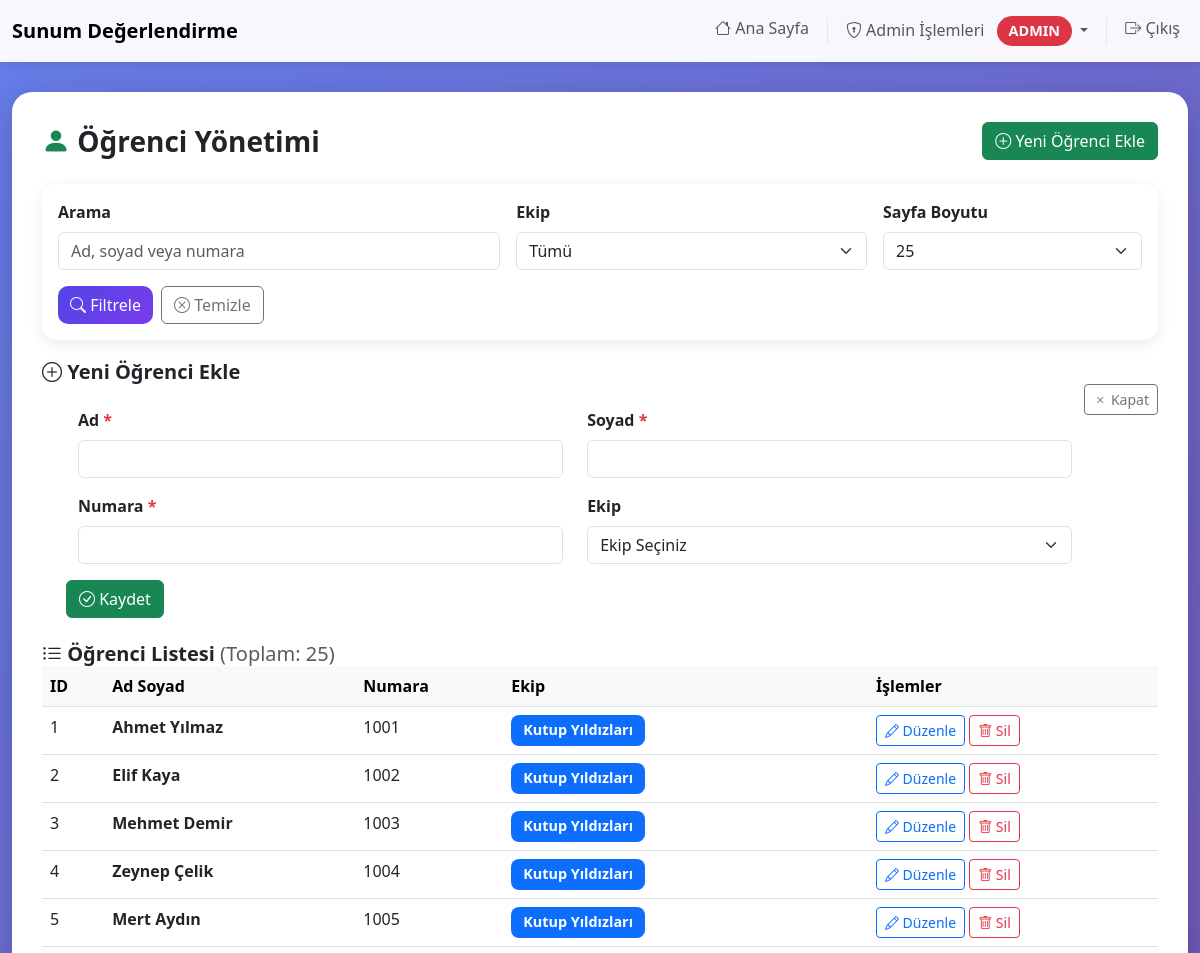
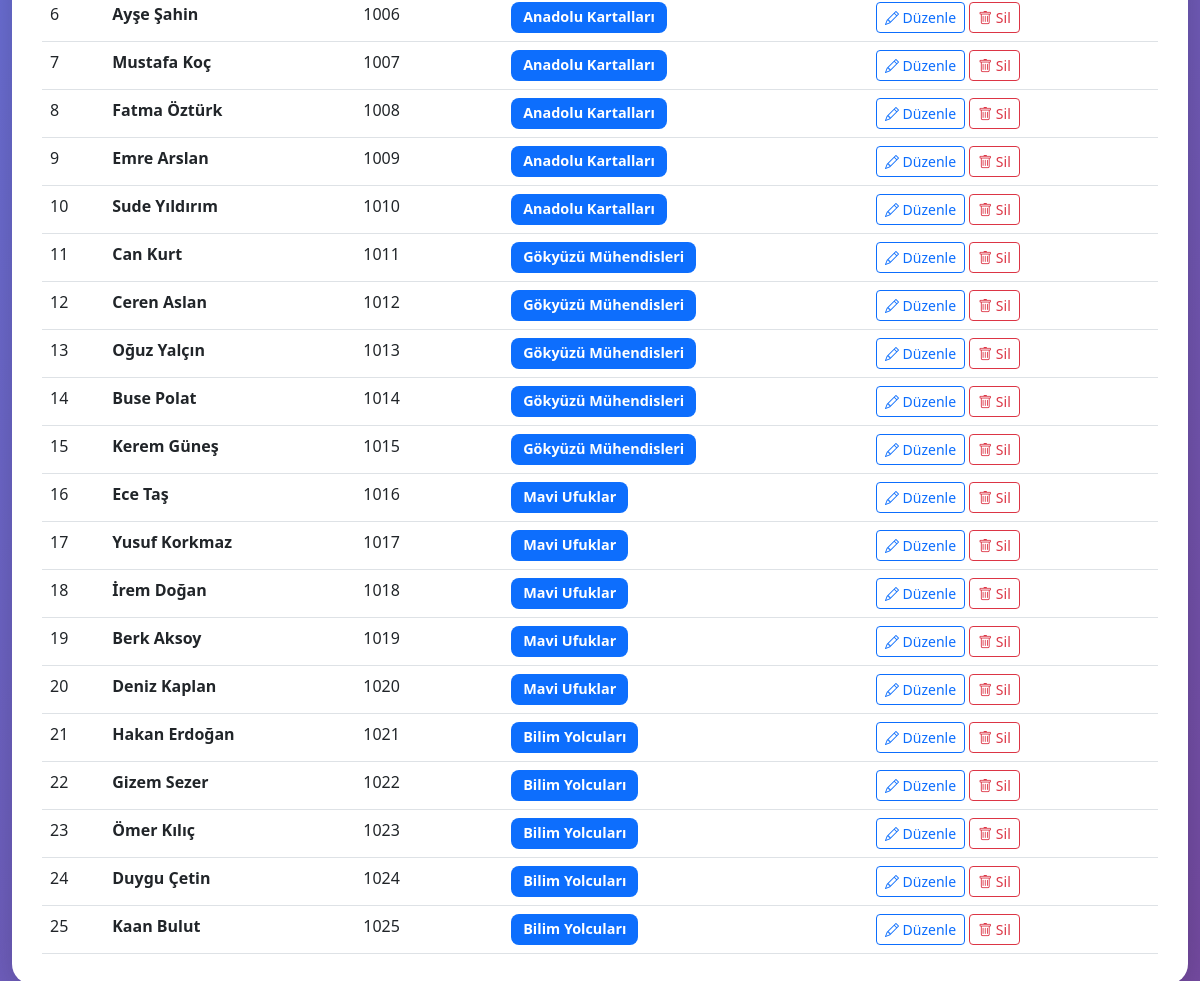
Screenshot of /admin/ogrenci (signed in) with the database file from the repository (2 pictures, top to bottom).
### sunum_app/models.py (models this page shows, shortened)
class Ogrenci(db.Model):
    id = db.Column(db.Integer, primary_key=True)
    ad = db.Column(db.String(100), nullable=False)
    soyad = db.Column(db.String(100), nullable=False)
    numara = db.Column(db.String(20), unique=True, nullable=False)
    ekip_id = db.Column(db.Integer, db.ForeignKey("ekip.id"), nullable=True)
    yaptigi_degerlendirmeler = db.relationship(
        "Degerlendirme", backref="degerlendiren_ogrenci", lazy=True
    )
    @property
    def tam_ad(self) -> str:
        return f"{self.ad} {self.soyad}"

class Ekip(db.Model):
    id = db.Column(db.Integer, primary_key=True)
    isim = db.Column(db.String(200), nullable=False)
    aciklama = db.Column(db.Text)
    ogrenciler = db.relationship("Ogrenci", backref="ekip", lazy=True)
    sunumlar = db.relationship("Sunum", backref="ekip", lazy=True)

### sunum_app/controllers.py (the view, shortened to what this page needs)
class AdminOgrenciView(MethodView):
    decorators = [login_required]
    def get(self):
        if not current_user.is_admin:
            return redirect(url_for("index"))
        q = (request.args.get("q") or "").strip()
        ekip_id = (request.args.get("ekip_id") or "").strip()
        try:
            page = int(request.args.get("page", 1))
        except (TypeError, ValueError):
            page = 1
        try:
            per_page = int(request.args.get("per_page", 25))
        except (TypeError, ValueError):
            per_page = 25
        if per_page not in (10, 25, 50, 100):
            per_page = 25
        query = Ogrenci.query
        if ekip_id:
            try:
                ekip_id_int = int(ekip_id)
                query = query.filter(Ogrenci.ekip_id == ekip_id_int)
            except (TypeError, ValueError):
                ekip_id = ""
        query = query.order_by(Ogrenci.id.asc())
        pagination = query.paginate(page=page, per_page=per_page, error_out=False)
        ekipler = Ekip.query.order_by(Ekip.isim.asc()).all()
        return render_template(
            "admin_ogrenci.html",
            ogrenciler=pagination.items,
            ekipler=ekipler,
            pagination=pagination,
            q=q,
            ekip_id=ekip_id,
            per_page=per_page,
        )

### templates/admin_ogrenci.html (shortened to what this page needs)
{% extends 'base.html' %}
{% block content %}
<div class="d-flex justify-content-between align-items-center mb-4">
    <h3 class="fw-bold mb-0">
        <i class="bi bi-person-fill text-success"></i> Öğrenci Yönetimi
    </h3>
    <button class="btn btn-success" onclick="toggleForm()">
        <i class="bi bi-plus-circle"></i> Yeni Öğrenci Ekle
    </button>
</div>
<div class="card border-0" style="box-shadow: 0 4px 15px rgba(0,0,0,0.08); border-radius: 15px; margin-bottom: 20px;">
    <div class="card-body">
        <form method="GET" action="{{ url_for('admin_ogrenci') }}" class="row g-3 align-items-end">
            <div class="col-md-5">
                <label class="form-label fw-bold">Arama</label>
                <input type="text" class="form-control" name="q" value="{{ q or '' }}" placeholder="Ad, soyad veya numara">
            </div>
            <div class="col-md-4">
                <label class="form-label fw-bold">Ekip</label>
                <select class="form-select" name="ekip_id">
                    <option value="" {% if not ekip_id %}selected{% endif %}>Tümü</option>
                </select>
            </div>
            <div class="col-md-3">
                <label class="form-label fw-bold">Sayfa Boyutu</label>
                <select class="form-select" name="per_page">
                    {% for n in [10, 25, 50, 100] %}
                        <option value="{{ n }}" {% if per_page == n %}selected{% endif %}>{{ n }}</option>
                    {% endfor %}
                </select>
            </div>
            <div class="col-12 d-flex gap-2">
                <button type="submit" class="btn btn-primary">
                    <i class="bi bi-search"></i> Filtrele
                </button>
                <a class="btn btn-outline-secondary" href="{{ url_for('admin_ogrenci') }}">
                    <i class="bi bi-x-circle"></i> Temizle
                </a>
            </div>
        </form>
    </div>
</div>
<div class="form-card" id="ogrenciForm">
    <div class="list-header">
        <h5 class="mb-0 fw-bold">
            <i class="bi bi-plus-circle"></i> Yeni Öğrenci Ekle
        </h5>
        <button class="btn btn-sm btn-outline-secondary float-end" onclick="toggleForm()">
            <i class="bi bi-x"></i> Kapat
        </button>
    </div>
    <div class="card-body p-4">
        <form method="POST" action="{{ url_for('admin_ogrenci') }}">
            <div class="row">
                <div class="col-md-6 mb-3">
                    <label class="form-label fw-bold">Ad <span class="text-danger">*</span></label>
                    <input type="text" class="form-control" name="ad" required>
                </div>
                <div class="col-md-6 mb-3">
                    <label class="form-label fw-bold">Soyad <span class="text-danger">*</span></label>
                    <input type="text" class="form-control" name="soyad" required>
                </div>
                <div class="col-md-6 mb-3">
                    <label class="form-label fw-bold">Numara <span class="text-danger">*</span></label>
                    <input type="text" class="form-control" name="numara" required>
                </div>
                <div class="col-md-6 mb-3">
                    <label class="form-label fw-bold">Ekip</label>
                    <select class="form-select" name="ekip_id">
                        <option value="">Ekip Seçiniz</option>
                    </select>
                </div>
            </div>
            <button type="submit" class="btn btn-success">
                <i class="bi bi-check-circle"></i> Kaydet
            </button>
        </form>
    </div>
</div>
<div class="list-card">
    <div class="list-header">
        <h5 class="mb-0 fw-bold">
            <i class="bi bi-list-ul"></i> Öğrenci Listesi
            {% if pagination %}
                <span class="text-muted fw-normal">(Toplam: {{ pagination.total }})</span>
            {% else %}
                <span class="text-muted fw-normal">({{ ogrenciler|length }})</span>
            {% endif %}
        </h5>
    </div>
    <div class="card-body p-0">
        {% if ogrenciler %}
        <div class="table-responsive">
            <table class="table table-hover mb-0">
                <thead class="table-light">
                    <tr>
                        <th>ID</th>
                        <th>Ad Soyad</th>
                        <th>Numara</th>
                        <th>Ekip</th>
                        <th>İşlemler</th>
                    </tr>
                </thead>
                <tbody>
                    {% for ogrenci in ogrenciler %}
                    <tr>
                        <td>{{ ogrenci.id }}</td>
                        <td><strong>{{ ogrenci.tam_ad }}</strong></td>
                        <td>{{ ogrenci.numara }}</td>
                        <td>
                            {% if ogrenci.ekip %}
                                <span class="badge bg-primary">{{ ogrenci.ekip.isim }}</span>
                            {% else %}
                                <span class="text-muted">-</span>
                            {% endif %}
                        </td>
                        <td>
                            <button class="btn btn-sm btn-outline-primary" onclick="editOgrenci({{ ogrenci.id }}, {{ ogrenci.ad|tojson }}, {{ ogrenci.soyad|tojson }}, {{ ogrenci.numara|tojson }}, {{ ogrenci.ekip_id|tojson }})">
                                <i class="bi bi-pencil"></i> Düzenle
                            </button>
                            <form method="POST" action="{{ url_for('admin_ogrenci') }}" style="display: inline;" onsubmit="return confirm('Bu öğrenciyi silmek istediğinize emin misiniz?');">
                                <button type="submit" class="btn btn-sm btn-outline-danger">
                                    <i class="bi bi-trash"></i> Sil
                                </button>
                            </form>
                        </td>
                    </tr>
                    {% endfor %}
                </tbody>
            </table>
        </div>
        {% else %}
        <div class="text-center py-5">
            <i class="bi bi-inbox" style="font-size: 3rem; color: #ccc;"></i>
            <p class="text-muted mt-3">Henüz öğrenci eklenmemiş.</p>
        </div>
        {% endif %}
    </div>
</div>
{% endblock %}

### templates/base.html (style rules this page uses)
:root { --primary-color: #4f46e5; --secondary-color: #7c3aed; }
body { background: linear-gradient(135deg, #667eea 0%, #764ba2 100%); min-height: 100vh; font-family: 'Segoe UI', Tahoma, Geneva, Verdana, sans-serif; }
.card { border: none; border-radius: 15px; box-shadow: 0 4px 15px rgba(0,0,0,0.1); transition: transform 0.3s; margin-bottom: 20px; }
.btn-primary { background: linear-gradient(135deg, var(--primary-color) 0%, var(--secondary-color) 100%); border: none; border-radius: 10px; }
.badge { padding: 8px 12px; border-radius: 8px; font-size: 0.9rem; }

### rows the page displays
Ogrenci: id "1", tam_ad "Ahmet Yılmaz", numara "1001", ekip.isim "Kutup Yıldızları"
Ogrenci: id "2", tam_ad "Elif Kaya", numara "1002", ekip.isim "Kutup Yıldızları"
Ogrenci: id "3", tam_ad "Mehmet Demir", numara "1003", ekip.isim "Kutup Yıldızları"
Ogrenci: id "4", tam_ad "Zeynep Çelik", numara "1004", ekip.isim "Kutup Yıldızları"
Ogrenci: id "5", tam_ad "Mert Aydın", numara "1005", ekip.isim "Kutup Yıldızları"
Ogrenci: id "6", tam_ad "Ayşe Şahin", numara "1006", ekip.isim "Anadolu Kartalları"
Ogrenci: id "7", tam_ad "Mustafa Koç", numara "1007", ekip.isim "Anadolu Kartalları"
Ogrenci: id "8", tam_ad "Fatma Öztürk", numara "1008", ekip.isim "Anadolu Kartalları"
Ogrenci: id "9", tam_ad "Emre Arslan", numara "1009", ekip.isim "Anadolu Kartalları"
Ogrenci: id "10", tam_ad "Sude Yıldırım", numara "1010", ekip.isim "Anadolu Kartalları"
Ogrenci: id "11", tam_ad "Can Kurt", numara "1011", ekip.isim "Gökyüzü Mühendisleri"
Ogrenci: id "12", tam_ad "Ceren Aslan", numara "1012", ekip.isim "Gökyüzü Mühendisleri"
Ogrenci: id "13", tam_ad "Oğuz Yalçın", numara "1013", ekip.isim "Gökyüzü Mühendisleri"
Ogrenci: id "14", tam_ad "Buse Polat", numara "1014", ekip.isim "Gökyüzü Mühendisleri"
Ogrenci: id "15", tam_ad "Kerem Güneş", numara "1015", ekip.isim "Gökyüzü Mühendisleri"
Ogrenci: id "16", tam_ad "Ece Taş", numara "1016", ekip.isim "Mavi Ufuklar"
Ogrenci: id "17", tam_ad "Yusuf Korkmaz", numara "1017", ekip.isim "Mavi Ufuklar"
Ogrenci: id "18", tam_ad "İrem Doğan", numara "1018", ekip.isim "Mavi Ufuklar"
Ogrenci: id "19", tam_ad "Berk Aksoy", numara "1019", ekip.isim "Mavi Ufuklar"
Ogrenci: id "20", tam_ad "Deniz Kaplan", numara "1020", ekip.isim "Mavi Ufuklar"
Ogrenci: id "21", tam_ad "Hakan Erdoğan", numara "1021", ekip.isim "Bilim Yolcuları"
Ogrenci: id "22", tam_ad "Gizem Sezer", numara "1022", ekip.isim "Bilim Yolcuları"
Ogrenci: id "23", tam_ad "Ömer Kılıç", numara "1023", ekip.isim "Bilim Yolcuları"
Ogrenci: id "24", tam_ad "Duygu Çetin", numara "1024", ekip.isim "Bilim Yolcuları"
Ogrenci: id "25", tam_ad "Kaan Bulut", numara "1025", ekip.isim "Bilim Yolcuları"

### other values shown
{{ pagination.total }} "25"
form field per_page "25"
